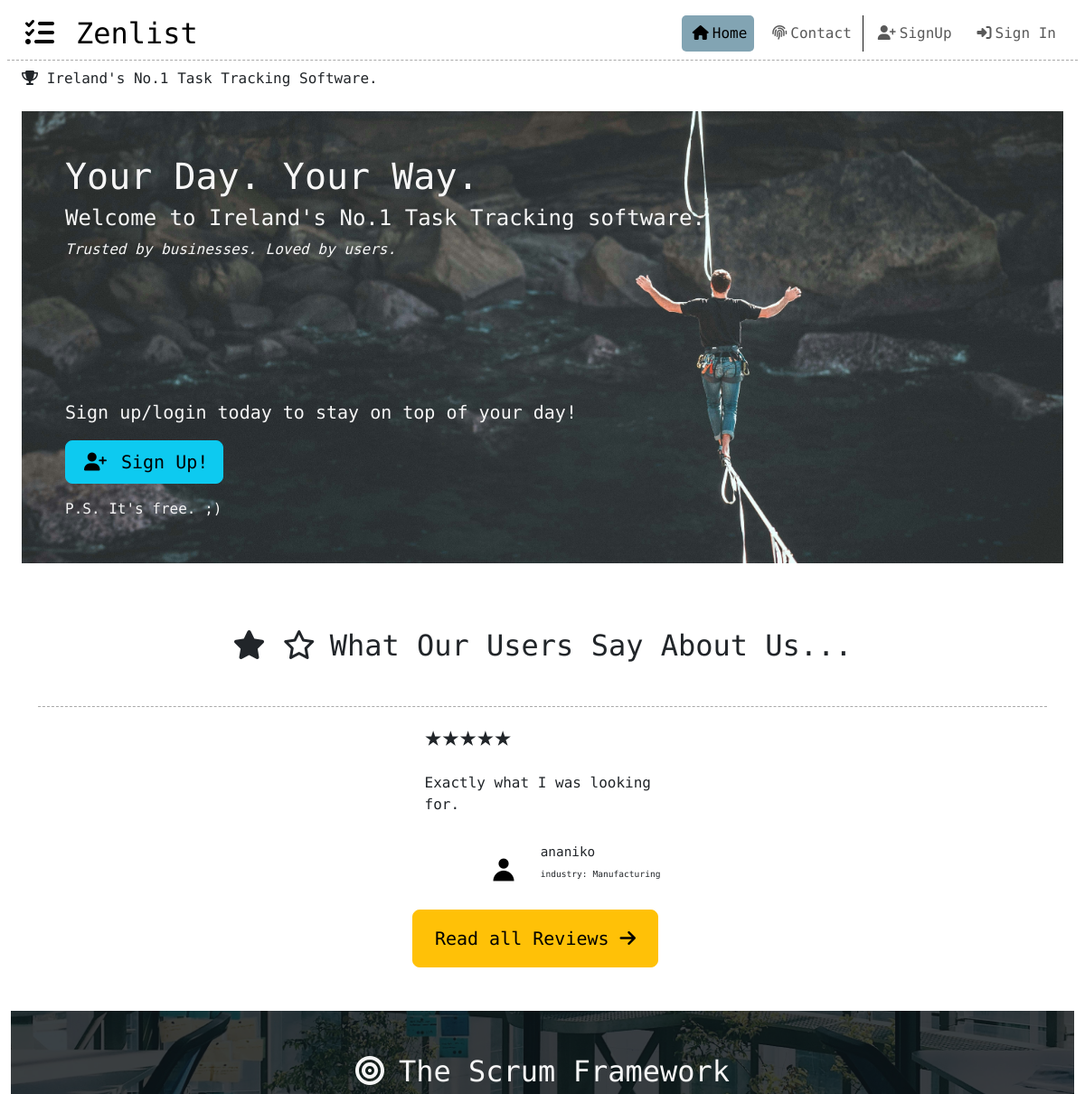
Before: / (upper part) with the older database file.
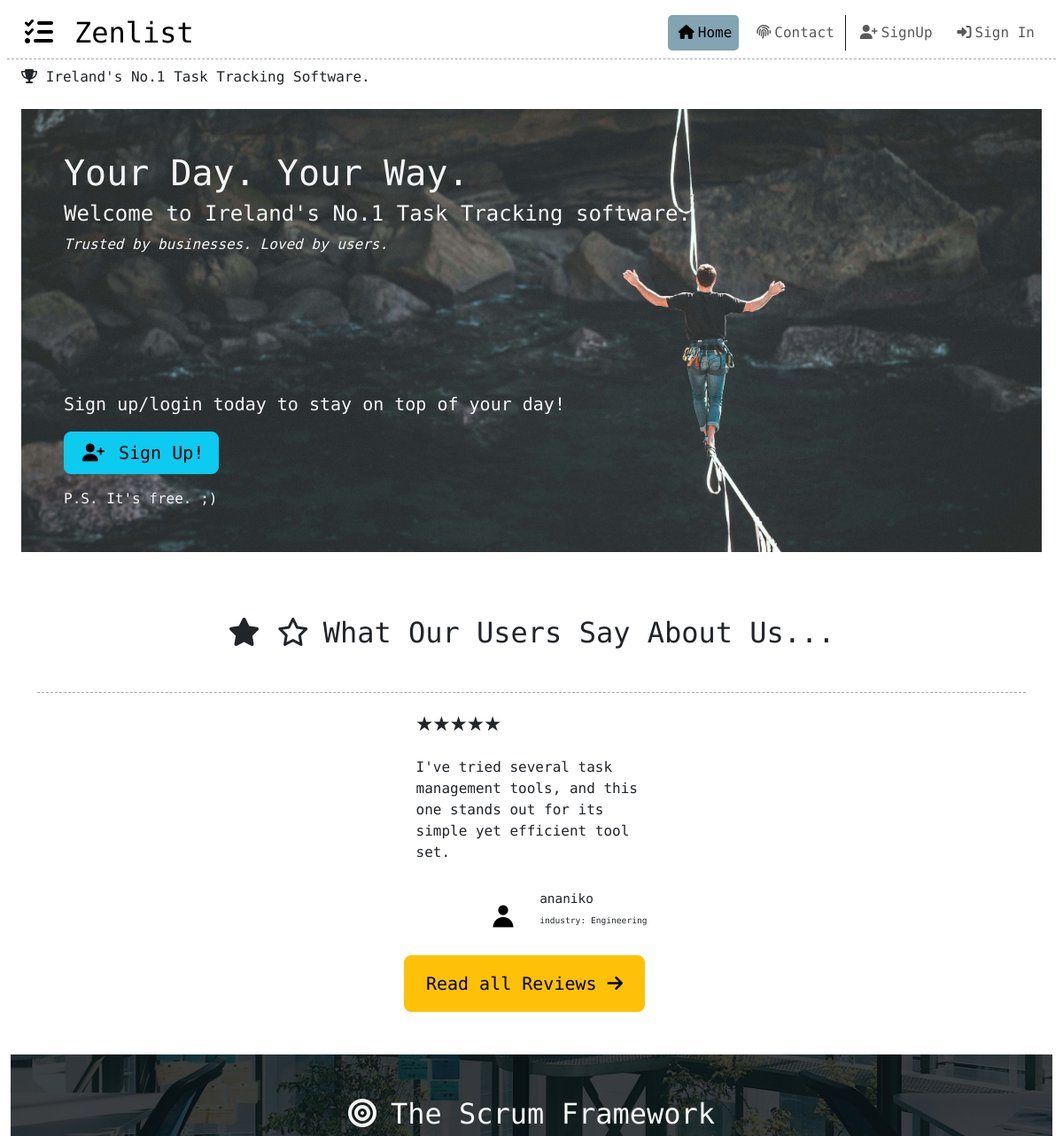
After: the same page with the newer database file.
### scrum/models.py (models this page shows, shortened)
class Review(models.Model):
    author = models.ForeignKey(
        User,
        on_delete=models.CASCADE,
        related_name="reviewer"
    )
    job_industry = models.CharField(
        choices=INDUSTRY,
        default='other',
        max_length=22
    )
    rating = models.CharField(
        choices=STARS,
        default='no rating',
        max_length=5
    )
    review = models.TextField()
    reviewed_on = models.DateField(auto_now_add=True)
    approved = models.BooleanField(default=False)

### scrum/views.py (the view)
# urls.py: path('', HelloScrum, name='hello'),
def HelloScrum(request):
    scrum = Scrum.objects.all().first()
    all_reviews = Review.objects.all()
    five_stars = Review.objects.filter(rating='★★★★★')
    four_stars = Review.objects.filter(rating='★★★★☆')
    if request.method == 'POST':
        reviewForm = ReviewForm(data=request.POST)
        if reviewForm.is_valid:
            review = reviewForm.save(commit=False)
            review.author = request.user
            review.approved = False
            reviewForm.save()
            messages.add_message(
                request, messages.SUCCESS,
                '''Thanks for your review! Our administrators will
                review your submission within 2 business days.'''
            )
            return redirect('hello')
        else:
            messages.add_message(
            request, messages.SUCCESS,
            '''There was an issue while trying to submit your review.
            Please try again in a few mins.
            If the issue persists, please contact us using our dedicated
            contact page.'''
        )
    else:
        reviewForm = ReviewForm()
    context = {
        'hello' : scrum,
        'all_reviews': all_reviews,
        'five_star': five_stars,
        'four_star': four_stars,
        'reviewForm': reviewForm,
        }
    return render(
        request,
        "scrum/index.html",
        context
    )

### scrum/templates/scrum/index.html (shortened to what this page needs)
{% extends "base.html" %}
{% load static %}
{% block content %}
<div class="container-fluid main-page-container">
    {% include 'scrum/_jumbo.html' %}
    {% include 'scrum/_reviews.html' %}
    <div class="button-container d-flex justify-content-center align-items-center mb-5">
      <a href="{{reviews_url}}">
        <button class="btn btn-warning btn-lg px-4 py-3 me-3 mt-3">Read all Reviews
          <i class="fa-solid fa-arrow-right"></i>
        </button>
      </a>
    </div>
    <div class="breaker">
      <div class="container-fluid scrum-framework-container">
        <div class="row d-flex flex-column align-items-center justify-content-center">
          <div class="col-12 mt-5">
            <h2 class="text-center brand white-text">
              <i class="fa-solid fa-bullseye me-3"></i>{{ hello.title }}
            </h2>
          </div>
        </div>
      </div>
    </div>
</div>
{% endblock %}

### scrum/templates/scrum/_reviews.html
{% load static %}
<div class="container">
    <h2 class="text-center mt-2 pb-5 brand bb-grey">
      <i class="fa-solid fa-star"></i>
      <i class="fa-regular fa-star me-3"></i>What Our Users Say About Us...
    </h2>
    <div class="row d-flex justify-content-around">
    {% for review in five_star %}
    {% if review.approved %}
    <div class="col-lg-3 col-md-6 col-sm-12 zenlist-review">
      <div class="author-review mb-3">
        <p class="star-rating">{{review.rating}}</p>
        <div class="main-review-content d-flex align-items-start">
          <p>{{review.review | safe}}</p>
        </div>
      </div>
      <div class="author d-flex align-items-start justify-content-end">
        <div class="author-profile d-flex align-items-center justify-content-center">
          <img class="card-img-top mx-3 profile-image"
          src="{% static 'images/default_profile_image.jpg' %}"
          alt="default profile icon image">
          <div class="author-personal">
              <h5 class="author-bio">{{review.author}}</h5>
              <p class="author-industry">industry: {{review.job_industry}}</p>
          </div>
        </div>
      </div>
    </div>
    {% endif %}
    {% endfor %}
    </div>
</div>

Changed rows visible on the page:
removed Review: rating "★★★★★", review "Exactly what I was looking for.", approved True (drawn), author "ananiko", job_industry "Manufacturing"
added Review: rating "★★★★★", review "I've tried several task management tools, and this one stands out for its simple yet efficient tool set.", approved True (drawn), author "ananiko", job_industry "Engineering"
